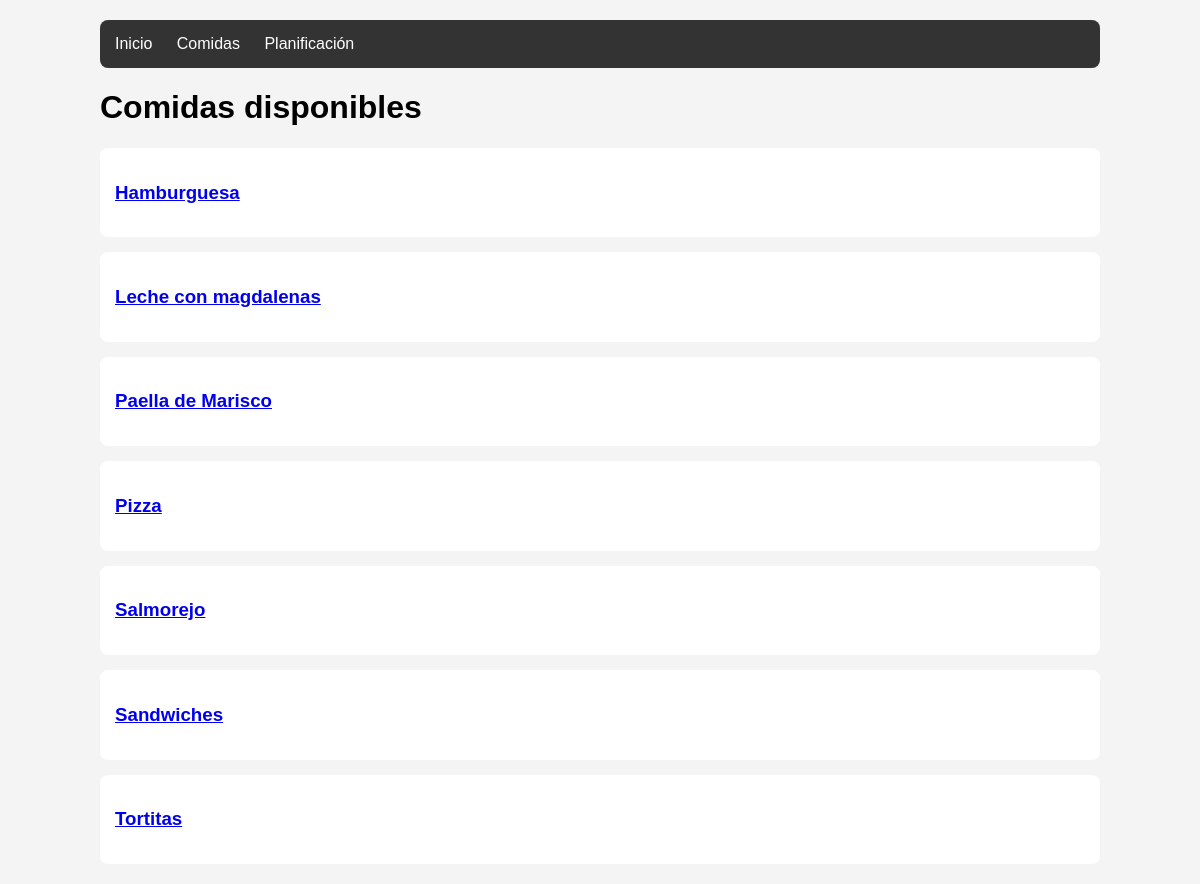
Screenshot of /comidas/ with the database file from the repository.
### pm_app/models.py (models this page shows, shortened)
class Comida(models.Model):
    nombre = models.CharField(max_length=100)
    descripcion = models.TextField(blank=True)

### pm_app/views.py (the view)
# urls.py: path('comidas/', views.comidas, name='comidas'),
def comidas(request):
    comidas = Comida.objects.order_by('nombre')
    context = {'comidas': comidas}
    return render(request, 'pm_app/comidas.html', context)

### pm_app/templates/pm_app/comidas.html (shortened to what this page needs)
{% extends "pm_app/base.html" %}
{% block content %}
<h1>Comidas disponibles</h1>
{% for comida in comidas %}
    <div class="card">
        <h3>
            <a href="{% url 'pm_app:comida' comida.id %}">
                {{ comida.nombre }}
            </a>
        </h3>
    </div>
{% empty %}
    <p>No hay comidas registradas.</p>
{% endfor %}
{% endblock %}

### pm_app/templates/pm_app/base.html (style rules this page uses)
body { font-family: Arial, sans-serif; max-width: 1000px; margin: 0 auto; padding: 20px; background-color: #f4f4f4; }
.card { background: white; padding: 15px; margin-top: 15px; border-radius: 8px; }

### rows the page displays
Comida: nombre "Hamburguesa"
Comida: nombre "Leche con magdalenas"
Comida: nombre "Paella de Marisco"
Comida: nombre "Pizza"
Comida: nombre "Salmorejo"
Comida: nombre "Sandwiches"
Comida: nombre "Tortitas"
